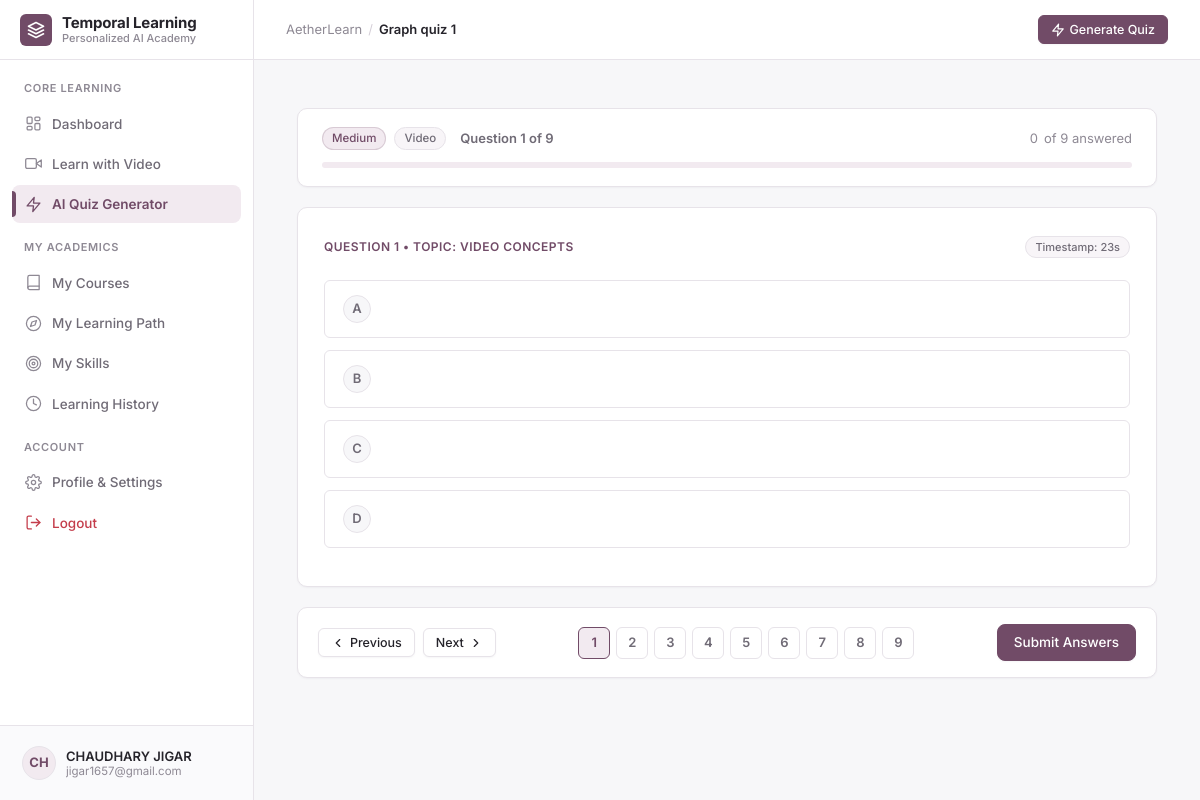
Page /quiz/1 (signed in) on the committed database.
### models/database.py (models this page shows, shortened)
class User(db.Model):
    __tablename__ = "users"
    id = db.Column(db.Integer, primary_key=True)
    full_name = db.Column(db.String(120), nullable=False)
    email = db.Column(db.String(150), unique=True, nullable=False, index=True)
    password_hash = db.Column(db.String(255), nullable=False)
    account_status = db.Column(db.String(30), default="active")
    created_at = db.Column(db.DateTime, default=datetime.utcnow)
    profile = db.relationship("UserProfile", backref="user", uselist=False, cascade="all, delete-orphan")
    video_sessions = db.relationship("VideoLearningSession", backref="user", lazy="dynamic", cascade="all, delete-orphan")
    quizzes = db.relationship("Quiz", backref="user", lazy="dynamic", cascade="all, delete-orphan")
    quiz_attempts = db.relationship("QuizAttempt", backref="user", lazy="dynamic", cascade="all, delete-orphan")
    skills = db.relationship("UserSkill", backref="user", lazy="dynamic", cascade="all, delete-orphan")
    courses = db.relationship("UserCourse", backref="user", lazy="dynamic", cascade="all, delete-orphan")
    learning_paths = db.relationship("LearningPath", backref="user", lazy="dynamic", cascade="all, delete-orphan")

class Quiz(db.Model):
    __tablename__ = "quizzes"
    id = db.Column(db.Integer, primary_key=True)
    user_id = db.Column(db.Integer, db.ForeignKey("users.id"), nullable=False, index=True)
    video_session_id = db.Column(db.Integer, db.ForeignKey("video_learning_sessions.id"), nullable=True, index=True)
    title = db.Column(db.String(255), nullable=False)
    source_type = db.Column(db.String(50), default="video")  # 'video', 'topic', 'revision'
    difficulty = db.Column(db.String(30), default="medium")  # easy, medium, hard, mixed
    topic_tags = db.Column(db.String(255), default="")  # comma-separated
    question_count = db.Column(db.Integer, default=5)
    created_at = db.Column(db.DateTime, default=datetime.utcnow)
    questions = db.relationship("QuizQuestion", backref="quiz", cascade="all, delete-orphan", lazy="joined")
    attempts = db.relationship("QuizAttempt", backref="quiz", cascade="all, delete-orphan", lazy="dynamic")

class QuizQuestion(db.Model):
    __tablename__ = "quiz_questions"
    id = db.Column(db.Integer, primary_key=True)
    quiz_id = db.Column(db.Integer, db.ForeignKey("quizzes.id"), nullable=False, index=True)
    question_text = db.Column(db.Text, nullable=False)
    options_json = db.Column(db.Text, nullable=False)  # {"A": "...", "B": "...", "C": "...", "D": "..."}
    correct_option = db.Column(db.String(10), nullable=False)  # "A", "B", "C", "D"
    explanation = db.Column(db.Text, default="")
    topic = db.Column(db.String(100), default="General")
    difficulty = db.Column(db.String(30), default="medium")
    source_start = db.Column(db.Float, nullable=True)
    source_end = db.Column(db.Float, nullable=True)
    def get_options(self) -> dict:
        try:
            return json.loads(self.options_json) if self.options_json else {}
        except Exception:
            return {}
    def to_dict(self, include_answer=False):
        data = {
            "id": self.id,
            "quiz_id": self.quiz_id,
            "question": self.question_text,
            "options": self.get_options(),
            "topic": self.topic,
            "difficulty": self.difficulty,
            "source_start": self.source_start,
            "source_end": self.source_end,
        }
        if include_answer:
            data["correct_option"] = self.correct_option
            data["explanation"] = self.explanation
        return data

### routes/learning_routes.py (the view)
@learning_bp.route("/quiz/<int:quiz_id>")
@login_required
def take_quiz(quiz_id: int):
    user = get_current_user()
    quiz = Quiz.query.filter_by(id=quiz_id, user_id=user.id).first()
    if not quiz:
        abort(404, description="Quiz not found or unauthorized.")
    return render_template(
        "learning/quiz_take.html",
        user=user,
        quiz=quiz,
        questions=[q.to_dict(include_answer=False) for q in quiz.questions],
        csrf_token=generate_csrf_token()
    )

### templates/learning/quiz_take.html (shortened to what this page needs)
{% extends "base.html" %}
{% block page_title %}{{ quiz.title }}{% endblock %}
{% block content %}
<div style="max-width: 860px; margin: 20px auto 60px;">
  <div class="card" style="margin-bottom: 20px; padding: 18px 24px; border: 1px solid var(--odoo-border);">
    <div style="display: flex; justify-content: space-between; align-items: center; margin-bottom: 12px; flex-wrap: wrap; gap: 8px;">
      <div style="display: flex; align-items: center; gap: 8px;">
        <span class="badge badge-primary">{{ quiz.difficulty.capitalize() }}</span>
        <span class="badge badge-secondary">{{ quiz.source_type.capitalize() }}</span>
        <span id="questionCounter" style="font-size: 13px; font-weight: 600; color: var(--odoo-text-secondary); margin-left: 6px;">
          Question 1 of {{ questions|length }}
        </span>
      </div>
      <div style="display: flex; align-items: center; gap: 6px; font-size: 13px; color: var(--odoo-text-muted);">
        <span id="answeredCount">0</span> of {{ questions|length }} answered
      </div>
    </div>
    <div class="progress-bar-container" style="height: 6px; margin: 0;">
    </div>
  </div>
  <form id="quizForm" method="POST" action="{{ url_for('learning_routes.submit_quiz', quiz_id=quiz.id) }}">
    {% for q in questions %}
    {% set q_idx = loop.index %}
    <div class="question-container {% if loop.first %}active{% endif %}" id="q_pane_{{ q_idx }}" data-qid="{{ q.id }}">
      <div class="card" style="padding: 28px 26px; border: 1px solid var(--odoo-border); margin-bottom: 20px;">
        <div style="display: flex; justify-content: space-between; align-items: center; margin-bottom: 14px; gap: 10px;">
          <span style="font-size: 12px; font-weight: 600; text-transform: uppercase; letter-spacing: 0.04em; color: var(--odoo-purple-primary);">
            Question {{ q_idx }} &bull; Topic: {{ q.topic }}
          </span>
          {% if q.source_start is not none %}
          <span class="badge badge-secondary" style="font-size: 11px;">
            Timestamp: {{ q.source_start|int }}s
          </span>
          {% endif %}
        </div>
        <div style="display: flex; flex-direction: column; gap: 2px;">
          {% for letter, text in [('A', q.option_a), ('B', q.option_b), ('C', q.option_c), ('D', q.option_d)] %}
          <label class="option-card" id="opt_label_{{ q.id }}_{{ letter }}">
            <span class="option-indicator">{{ letter }}</span>
          </label>
          {% endfor %}
        </div>
      </div>
    </div>
    {% endfor %}
    <div class="card" style="padding: 16px 20px; border: 1px solid var(--odoo-border); display: flex; justify-content: space-between; align-items: center; flex-wrap: wrap; gap: 14px;">
      <div style="display: flex; gap: 8px;">
        <button type="button" class="btn btn-secondary btn-sm" id="prevBtn" onclick="navigateQuestion(-1)" disabled>
          <svg width="14" height="14" viewBox="0 0 24 24" fill="none" stroke="currentColor" stroke-width="2" stroke-linecap="round" stroke-linejoin="round">
            <polyline points="15 18 9 12 15 6"></polyline>
          </svg>
          <span>Previous</span>
        </button>
        <button type="button" class="btn btn-secondary btn-sm" id="nextBtn" onclick="navigateQuestion(1)">
          <span>Next</span>
          <svg width="14" height="14" viewBox="0 0 24 24" fill="none" stroke="currentColor" stroke-width="2" stroke-linecap="round" stroke-linejoin="round">
            <polyline points="9 18 15 12 9 6"></polyline>
          </svg>
        </button>
      </div>
      <div style="display: flex; gap: 6px; flex-wrap: wrap;">
        {% for q in questions %}
        <div class="question-nav-pill {% if loop.first %}active{% endif %}" id="pill_{{ loop.index }}" onclick="showQuestion({{ loop.index }})">
          {{ loop.index }}
        </div>
        {% endfor %}
      </div>
      <div>
        <button type="button" class="btn btn-primary" onclick="openSubmitModal()">
          <span>Submit Answers</span>
        </button>
      </div>
    </div>
  </form>
</div>
{% endblock %}

### templates/base.html (shortened to what this page needs)
<!DOCTYPE html>
<html lang="en">
<head>
</head>
<body>
  <aside class="app-sidebar" id="appSidebar">
    <a href="{{ url_for('learning_routes.dashboard') if session.get('user_id') else url_for('home') }}" class="sidebar-brand">
      <div class="brand-mark">
        <svg width="18" height="18" viewBox="0 0 24 24" fill="none" stroke="currentColor" stroke-width="2.2" stroke-linecap="round" stroke-linejoin="round">
          <path d="M12 2L2 7l10 5 10-5-10-5z"></path>
          <path d="M2 17l10 5 10-5"></path>
          <path d="M2 12l10 5 10-5"></path>
        </svg>
      </div>
      <div class="brand-title-wrap">
        <div class="brand-title">Temporal Learning</div>
        <div class="brand-subtitle">Personalized AI Academy</div>
      </div>
    </a>
    <nav class="sidebar-nav">
      <div class="nav-section-label">Core Learning</div>
      <a href="{{ url_for('learning_routes.dashboard') }}" class="nav-item {% if request.endpoint == 'learning_routes.dashboard' %}active{% endif %}">
        <span class="nav-icon">
        </span>
        <span>Dashboard</span>
      </a>
      <a href="{{ url_for('home') }}" class="nav-item {% if request.endpoint == 'home' %}active{% endif %}">
        <span class="nav-icon">
          <svg width="17" height="17" viewBox="0 0 24 24" fill="none" stroke="currentColor" stroke-width="1.8" stroke-linecap="round" stroke-linejoin="round">
            <polygon points="23 7 16 12 23 17 23 7"></polygon>
            <rect x="1" y="5" width="15" height="14" rx="2" ry="2"></rect>
          </svg>
        </span>
        <span>Learn with Video</span>
      </a>
      <a href="{{ url_for('learning_routes.quiz_generator') }}" class="nav-item {% if 'quiz' in request.endpoint and request.endpoint != 'learning_routes.dashboard' %}active{% endif %}">
        <span class="nav-icon">
          <svg width="17" height="17" viewBox="0 0 24 24" fill="none" stroke="currentColor" stroke-width="1.8" stroke-linecap="round" stroke-linejoin="round">
            <polygon points="13 2 3 14 12 14 11 22 21 10 12 10 13 2"></polygon>
          </svg>
        </span>
        <span>AI Quiz Generator</span>
      </a>
      <div class="nav-section-label">My Academics</div>
      <a href="{{ url_for('learning_routes.courses_view') }}" class="nav-item {% if request.endpoint == 'learning_routes.courses_view' %}active{% endif %}">
        <span class="nav-icon">
          <svg width="17" height="17" viewBox="0 0 24 24" fill="none" stroke="currentColor" stroke-width="1.8" stroke-linecap="round" stroke-linejoin="round">
            <path d="M4 19.5A2.5 2.5 0 0 1 6.5 17H20"></path>
            <path d="M6.5 2H20v20H6.5A2.5 2.5 0 0 1 4 19.5v-15A2.5 2.5 0 0 1 6.5 2z"></path>
          </svg>
        </span>
        <span>My Courses</span>
      </a>
      <a href="{{ url_for('learning_routes.learning_path_view') }}" class="nav-item {% if request.endpoint == 'learning_routes.learning_path_view' %}active{% endif %}">
        <span class="nav-icon">
          <svg width="17" height="17" viewBox="0 0 24 24" fill="none" stroke="currentColor" stroke-width="1.8" stroke-linecap="round" stroke-linejoin="round">
            <circle cx="12" cy="12" r="10"></circle>
            <polygon points="16.24 7.76 14.12 14.12 7.76 16.24 9.88 9.88 16.24 7.76"></polygon>
          </svg>
        </span>
        <span>My Learning Path</span>
      </a>
      <a href="{{ url_for('learning_routes.skills_overview') }}" class="nav-item {% if request.endpoint == 'learning_routes.skills_overview' %}active{% endif %}">
        <span class="nav-icon">
          <svg width="17" height="17" viewBox="0 0 24 24" fill="none" stroke="currentColor" stroke-width="1.8" stroke-linecap="round" stroke-linejoin="round">
            <circle cx="12" cy="12" r="10"></circle>
            <circle cx="12" cy="12" r="6"></circle>
            <circle cx="12" cy="12" r="2"></circle>
          </svg>
        </span>
        <span>My Skills</span>
      </a>
      <a href="{{ url_for('learning_routes.learning_history') }}" class="nav-item {% if request.endpoint == 'learning_routes.learning_history' %}active{% endif %}">
        <span class="nav-icon">
          <svg width="17" height="17" viewBox="0 0 24 24" fill="none" stroke="currentColor" stroke-width="1.8" stroke-linecap="round" stroke-linejoin="round">
            <circle cx="12" cy="12" r="10"></circle>
            <polyline points="12 6 12 12 16 14"></polyline>
          </svg>
        </span>
        <span>Learning History</span>
      </a>
      <div class="nav-section-label">Account</div>
      <a href="{{ url_for('auth_routes.profile') }}" class="nav-item {% if request.endpoint == 'auth_routes.profile' %}active{% endif %}">
        <span class="nav-icon">
        </span>
        <span>Profile & Settings</span>
      </a>
      {% if session.get('user_id') %}
      <a href="{{ url_for('auth_routes.logout') }}" class="nav-item" style="color: var(--odoo-error);">
        <span class="nav-icon" style="color: var(--odoo-error);">
          <svg width="17" height="17" viewBox="0 0 24 24" fill="none" stroke="currentColor" stroke-width="1.8" stroke-linecap="round" stroke-linejoin="round">
            <path d="M9 21H5a2 2 0 0 1-2-2V5a2 2 0 0 1 2-2h4"></path>
            <polyline points="16 17 21 12 16 7"></polyline>
            <line x1="21" y1="12" x2="9" y2="12"></line>
          </svg>
        </span>
        <span>Logout</span>
      </a>
      {% endif %}
    </nav>
    {% if session.get('user_id') and current_user %}
    <div class="sidebar-footer">
      <a href="{{ url_for('auth_routes.profile') }}" class="user-profile-widget" title="View profile and learning preferences">
        <div class="user-avatar">
          {{ current_user.full_name[:2].upper() if current_user.full_name else 'ME' }}
        </div>
        <div class="user-details">
          <div class="user-name-text">{{ current_user.full_name }}</div>
          <div class="user-email-text">{{ current_user.email }}</div>
        </div>
      </a>
    </div>
    {% endif %}
  </aside>
  <div class="app-main">
    <header class="app-topbar">
      <div class="topbar-left">
        <div class="topbar-breadcrumb">
          <span>AetherLearn</span>
          <span class="topbar-breadcrumb-separator">/</span>
          <span class="topbar-breadcrumb-current">{% block page_title %}Dashboard{% endblock %}</span>
        </div>
      </div>
      <div class="topbar-actions">
        {% block topbar_actions %}
          {% if session.get('user_id') %}
            <a href="{{ url_for('learning_routes.quiz_generator') }}" class="btn btn-primary btn-sm">
              <svg width="14" height="14" viewBox="0 0 24 24" fill="none" stroke="currentColor" stroke-width="2" stroke-linecap="round" stroke-linejoin="round">
                <polygon points="13 2 3 14 12 14 11 22 21 10 12 10 13 2"></polygon>
              </svg>
              <span>Generate Quiz</span>
            </a>
          {% else %}
            <a href="{{ url_for('auth_routes.login') }}" class="btn btn-secondary btn-sm">Log In</a>
            <a href="{{ url_for('auth_routes.register') }}" class="btn btn-primary btn-sm">Sign Up</a>
          {% endif %}
        {% endblock %}
      </div>
    </header>
    <main class="app-content">
      {% block content %}{% endblock %}
    </main>
  </div>
</body>
</html>

### rows in the picture
User: full_name "CH", full_name "CHAUDHARY JIGAR", email "jigar1657@gmail.com"
Quiz: title "Graph quiz 1", difficulty "Medium", source_type "Video"
QuizQuestion: q_idx "1", topic "VIDEO CONCEPTS", source_start "23", letter "A" "B" "C" "D"

### other values in the picture
{{ questions|length }} "9"
